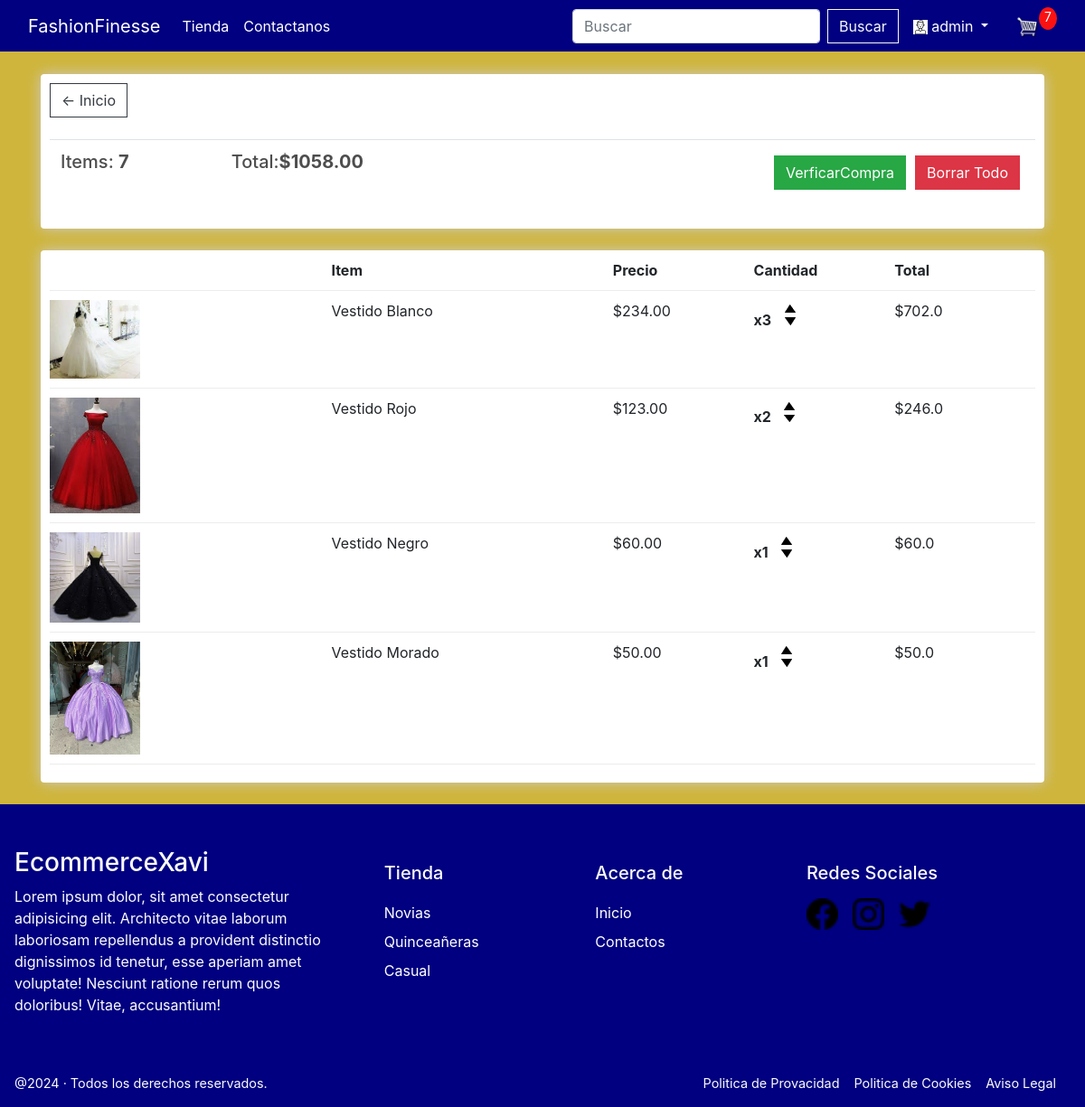
The app's page /cart/ (signed in), older data.
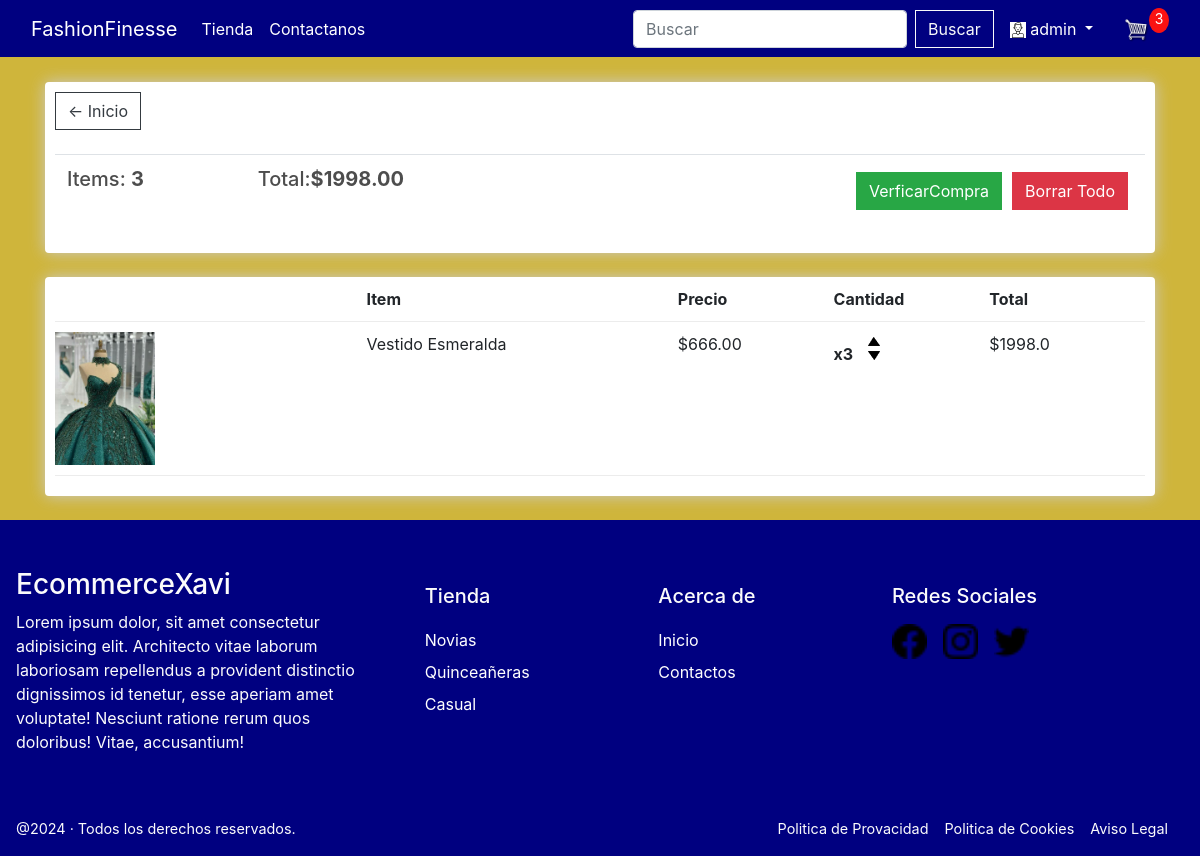
The same page, newer data.
### store/models.py (models this page shows, shortened)
class Order(models.Model):
    customer = models.ForeignKey(Customer, on_delete=models.SET_NULL, null=True, blank=True)
    date_ordered = models.DateTimeField(auto_now_add=True)
    complete = models.BooleanField(default=False)
    transaction_id = models.CharField(max_length=100, null=True)
    @property
    def get_cart_total(self):
        orderitems = self.orderitem_set.all()
        total = sum([item.get_total for item in orderitems])
        return total
    @property
    def get_cart_items(self):
        orderitems = self.orderitem_set.all()
        total = sum([item.quantity for item in orderitems])
        return total

class OrderItem(models.Model):
    product = models.ForeignKey(Product, on_delete=models.SET_NULL, null=True)
    order = models.ForeignKey(Order, on_delete=models.SET_NULL, null=True)
    quantity = models.IntegerField(default=0, null=True, blank=True)
    date_added = models.DateTimeField(auto_now_add=True)
    @property
    def get_total(self):
        total = self.product.price * self.quantity
        return total

class Product(models.Model):
    name = models.CharField(max_length=200)
    price = models.FloatField()
    digital = models.BooleanField(default=False, null=True, blank=True)
    image = models.ImageField(null=True, blank=True)
    category = models.ForeignKey(Category, on_delete=models.SET_NULL, null=True, blank=True)
    @property
    def imageURL(self):
        try:
            url = self.image.url
        except:
            url = ''
        return url

### store/views.py (the view)
# urls.py: path('cart/', views.cart, name="cart"),
def cart(request):
	data = cartData(request)
	cartItems = data['cartItems']
	order = data['order']
	items = data['items']
	context = {'items':items, 'order':order, 'cartItems':cartItems}
	return render(request, 'store/carrito.html', context)

### store/utils.py (called while the page is built)
def cartData(request):
	if request.user.is_authenticated:
		customer = request.user.customer
		order, created = Order.objects.get_or_create(customer=customer, complete=False)
		items = order.orderitem_set.all()
		cartItems = order.get_cart_items
	else:
		cookieData = cookieCart(request)
		cartItems = cookieData['cartItems']
		order = cookieData['order']
		items = cookieData['items']
	return {'cartItems':cartItems ,'order':order, 'items':items}

### store/templates/store/carrito.html
{% extends 'store/main.html' %}
{% load static %}
{% block content %}
<div class="row">
    <div class="col-lg-12">
        <div class="box-element">
            <a class="btn btn-outline-dark" href="{% url 'store' %}">&#x2190; Inicio</a>
            <br>
            <br>
            <table class="table">
                <tr>
                    <th>
                        <h5>Items: <strong>{{order.get_cart_items}}</strong></h5>
                    </th>
                    <th>
                        <h5>Total:<strong>${{order.get_cart_total|floatformat:2}}</strong></h5>
                    </th>
                    <th>
                        <a style="float:right; margin:5px;" id="eliminar-todo"  class="btn btn-danger" href="">Borrar Todo</a>
                        <a style="float:right; margin:5px;" class="btn btn-success"
                            href="{% url 'checkout' %}">VerficarCompra</a>
                    </th>
                </tr>
            </table>
        </div>
        <br>
        <div class="box-element">
            <div class="cart-row">
                <div style="flex:2"></div>
                <div style="flex:2"><strong>Item</strong></div>
                <div style="flex:1"><strong>Precio</strong></div>
                <div style="flex:1"><strong>Cantidad</strong></div>
                <div style="flex:1"><strong>Total</strong></div>
            </div>
            {% for item in items %}
            <div class="cart-row">
                <div style="flex:2"><img class="row-image" src="{{item.product.imageURL}}"></div>
                <div style="flex:2"><p>{{item.product.name}}</p></div>
                <div style="flex:1"><p>${{item.product.price|floatformat:2}}</p></div>
                <div style="flex:1">
                    <p class="quantity">x{{item.quantity}}</p>
                    <div class="quantity">
                        <img data-product={{item.product.id}} data-action="add" class="chg-quantity update-cart" src="{% static 'images/arrow-up.png' %}" >
                        <img data-product={{item.product.id}} data-action="remove" class="chg-quantity update-cart" src="{% static 'images/arrow-down.png' %}" >
                    </div>
                </div>
                <div style="flex: 1;">${{item.get_total}}</div>
            </div>
            {% endfor %}
        </div>
    </div>
</div>
{% endblock content %}

### store/templates/store/main.html (shortened to what this page needs)
<!DOCTYPE html>
{% load static %}
<html lang="en">
<head>
  <link rel="stylesheet" href="https://stackpath.bootstrapcdn.com/bootstrap/4.4.1/css/bootstrap.min.css"
>
  <link rel="stylesheet" type="text/css" href="{% static 'css/main.css' %}">
</head>
<body>
  <nav class="navbar navbar-expand-lg fixed-top navbar-dark" aria-label="Main navigation">
    <div class="container-fluid">
      <a class="navbar-brand" href="{% url 'store' %}">FashionFinesse</a>
      <div class="collapse navbar-collapse" id="navbarSupportedContent">
        <ul class="navbar-nav mr-auto">
          <li class="nav-item active">
            <a class="nav-link" href="{% url 'store' %}">Tienda<span class="sr-only">(current)</span></a>
          </li>
          <li class="nav-item active">
            <a href="{% url 'contact' %}" class="nav-link">Contactanos</a>
          </li>
        </ul>
        <div class="form-inline my-2 my-lg-0">
          <form class="form-inline" id="search-form">
            <input class="form-control mr-sm-2" type="search" placeholder="Buscar" aria-label="Search"
              id="search-input">
            <button class="btn btn-outline-light my-2 my-sm-0" type="submit">Buscar</button>
          </form>
          {% if user.is_authenticated %}
          <div class="dropdown">
              <a class="nav-link active text-white dropdown-toggle" data-toggle="dropdown" aria-expanded="false" href="#">
                <img style="background-color: white;" src="{% static 'images/user.png' %}" alt="user">
                {{user.username}}
              </a>
          </div>
          {% else %}
          <a href="{% url 'login' %}" class="nav-link active text-white">Iniciar Sesion</a>
          {% endif %}
          <a href="{% url 'cart' %}">
            <img id="cart-icon" src="{% static 'images/cart.png' %}">
          </a>
          <p id="cart-total">{{cartItems}}</p>
        </div>
      </div>
    </div>
  </nav>
  <br>
  <div class="container mt-5">
    {% block content %}
    {% endblock content %}
  </div>
  <br>
  <footer class="footer">
    <div class="wrap-footer">
      <div class="text-element-footer element-footer">
        <h3 class="main-c">EcommerceXavi</h3>
        <p>Lorem ipsum dolor, sit amet consectetur adipisicing elit. Architecto vitae laborum laboriosam repellendus a
          provident distinctio dignissimos id tenetur, esse aperiam amet voluptate! Nesciunt ratione rerum quos
          doloribus! Vitae, accusantium!</p>
      </div>
      <div class="text-element-footer element-footer link-elements-footer">
        <h5 class="foh5">Tienda</h5>
        <ul>
          <li><a href="">Novias</a></li>
          <li><a href="">Quinceañeras</a></li>
          <li><a href="">Casual</a></li>
        </ul>
      </div>
      <div class="text-element-footer element-footer link-elements-footer">
        <h5 class="foh5">Acerca de</h5>
        <ul>
          <li><a href="{% url 'store' %}">Inicio</a></li>
          <li><a href="{% url 'contact' %}">Contactos</a></li>
        </ul>
      </div>
      <div class="rrss-element-footer element-footer">
        <h5 class="foh5">Redes Sociales</h5>
        <ul>
          <li>
            <a href="https://www.facebook.com/">
              <img src="{% static 'images/rs/facebook.png' %}" alt="">
            </a>
          </li>
          <li>
            <a href="https://www.instagram.com/">
              <img src="{% static 'images/rs/instagram.png' %}" alt="">
            </a>
          </li>
          <li>
            <a href="https://www.twitter.com/">
              <img src="{% static 'images/rs/twitter.png' %}" alt="">
            </a>
          </li>
        </ul>
      </div>
    </div>
    <div class="footer-creds">
      <div class="copy-creds">
        <p>@2024 · Todos los derechos reservados. </p>
      </div>
      <div class="legal-creds">
        <ul>
          <li><a href="#">Politica de Provacidad</a></li>
          <li><a href="#">Politica de Cookies</a></li>
          <li><a href="#">Aviso Legal</a></li>
        </ul>
      </div>
    </div>
  </footer>
</body>
</html>

### static/css/main.css (style rules this page uses)
* { padding: 0; box-sizing: border-box; }
body { margin: 0; background-color: #CFB53B ; display: grid; min-height: 100vh; grid-template-rows: auto 1fr auto; }
.navbar { background-color: #000080; }
h1, h2, h3, h4, h5, h6 { color: hsl(0, 0%, 30%); }
.box-element { box-shadow: hsl(0, 0%, 80%) 0 0 16px; background-color: #fff; border-radius: 4px; padding: 10px; }
#cart-icon { width: 25px; display: inline-block; margin-left: 15px; }
#cart-total { display: block; text-align: center; color: #fff; background-color: rgb(250, 18, 18); width: 20px; height: 25px; border-radius: 50%; font-size: 14px; }
.col-lg-4, .col-lg-6, .col-lg-8, .col-lg-12 { margin-top: 10px; }
.btn { border-radius: 0; }
.row-image { width: 100px; }
.cart-row { display: flex; align-items: flex-stretch; padding-bottom: 10px; margin-bottom: 10px; border-bottom: 1px solid #ececec; }
.quantity { display: inline-block; font-weight: 700; padding-right: 10px; }
.chg-quantity { width: 12px; cursor: pointer; display: block; margin-top: 5px; transition: .1s; }
footer { background-color: #000080; color: #fbfbfb; }
footer ul { padding: 0; }
footer li { list-style: none; }
.main-c, .foh5 { color: #fbfbfb; }
.wrap-footer { display: grid; grid-template-columns: 30% 15% 15% 20%; column-gap: 5%; padding: 1rem; margin: 2rem auto; max-width: 1200px; }
.element-footer h5 { margin: 1rem 0; }
.text-element-footer li { line-height: 2; }
.link-elements-footer li a { color: #ffffff; }
.rrss-element-footer ul { display: flex; flex-flow: wrap; }
.rrss-element-footer img { width: 35px; }
.rrss-element-footer li { margin-right: 1rem; }
.footer-creds { display: flex; justify-content: space-between; padding: 0 1rem; color: #fbfbfb; font-size: .9rem; max-width: 1200px; margin: 0 auto; }
.legal-creds ul { display: flex; flex-flow: row; }
.legal-creds ul li { padding-right: 1rem; }
.legal-creds ul a { color: #fbfbfb; font-size: .9rem; }

Row changes from the older to the newer data that the page shows:
removed OrderItem: product.imageURL (picture), product.name "Vestido Blanco", product.price "234.00", quantity "3", get_total "702.0"
removed OrderItem: product.imageURL (picture), product.name "Vestido Rojo", product.price "123.00", quantity "2", get_total "246.0"
removed OrderItem: product.imageURL (picture), product.name "Vestido Negro", product.price "60.00", quantity "1", get_total "60.0"
removed OrderItem: product.imageURL (picture), product.name "Vestido Morado", product.price "50.00", quantity "1", get_total "50.0"
computed for Order: get_cart_items "7" → "3"; get_cart_total "1058.00" → "1998.00"
added OrderItem: product.imageURL (picture), product.name "Vestido Esmeralda", product.price "666.00", quantity "3", get_total "1998.0"
Text that changed along with them:
{{ cartItems }}: "7" → "3"
